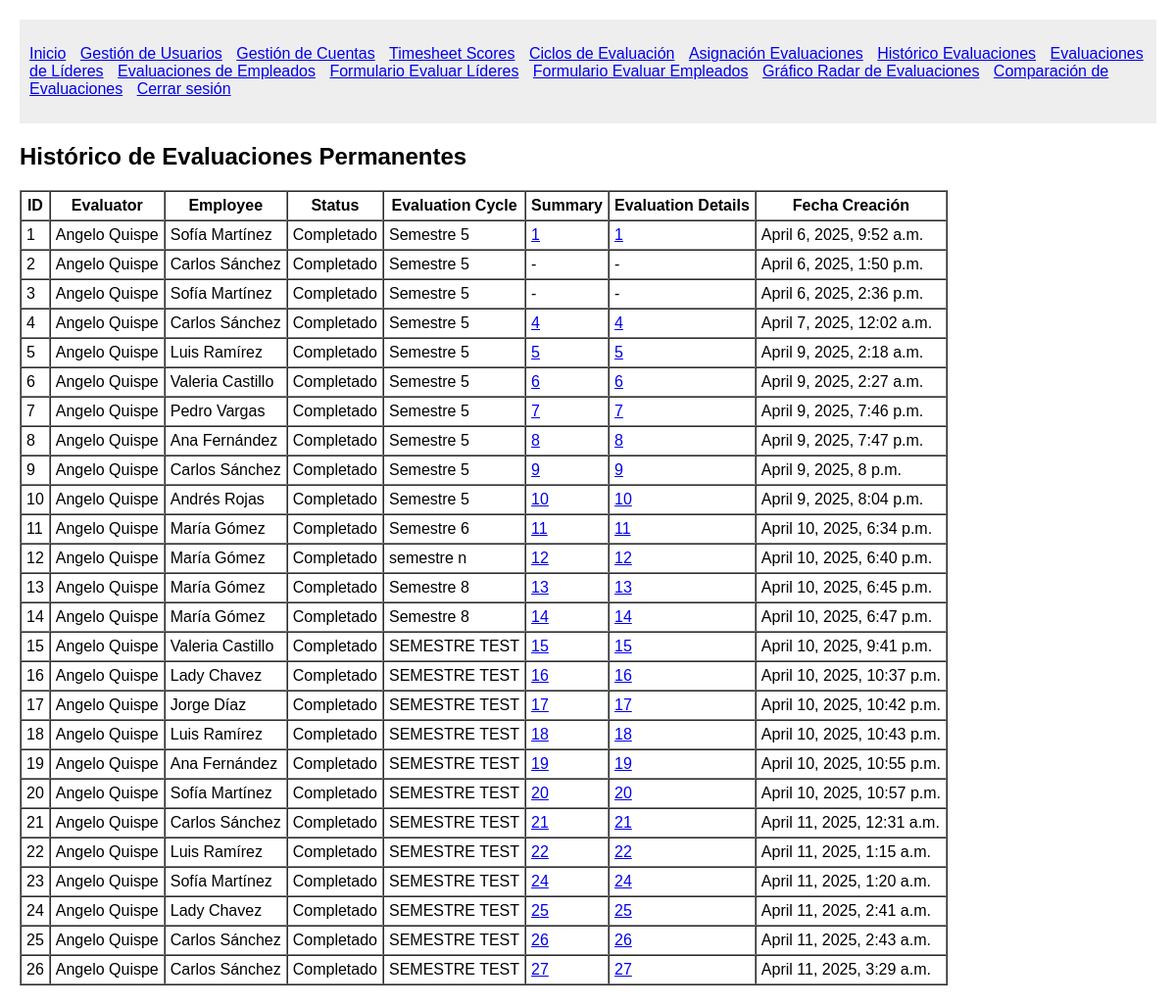
The page /permanent_assignments/ (signed in) on the database as committed earlier.
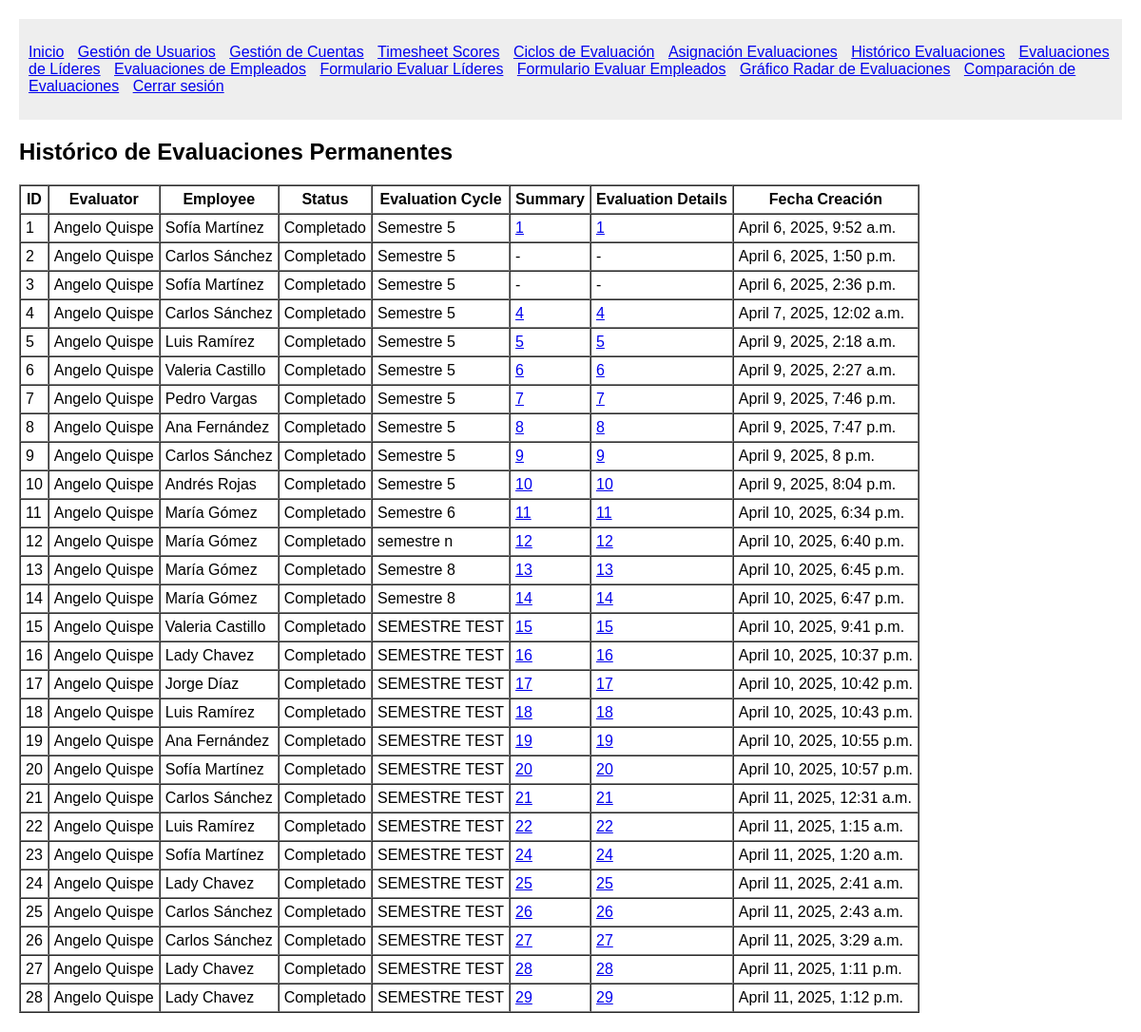
The same page on the database as committed later.
### System/models.py (models this page shows)
class Permanent_EvaluationAssignment(models.Model):
    evaluator = models.ForeignKey(Usuario, on_delete=models.CASCADE, related_name='permanent_evaluator_assignments')
    employee = models.ForeignKey(Usuario, on_delete=models.CASCADE, related_name='permanent_employee_assignments')
    status = models.CharField(max_length=50)
    created_at = models.DateTimeField(auto_now_add=True)
    summary = models.ForeignKey(Summary, on_delete=models.CASCADE, null=True, blank=True)
    evaluation_details = models.ForeignKey(EvaluationDetails, on_delete=models.CASCADE, null=True, blank=True)
    evaluation_cycle = models.CharField(max_length=50)

class Usuario(models.Model):
    first_name = models.CharField(max_length=50)
    middle_name = models.CharField(max_length=50, blank=True, null=True)
    last_name = models.CharField(max_length=50)
    second_last_name = models.CharField(max_length=50, blank=True, null=True)
    user_type = models.CharField(max_length=50)
    position = models.ForeignKey(Position, on_delete=models.PROTECT)

class Summary(models.Model):
    employee = models.ForeignKey(Usuario, on_delete=models.CASCADE, related_name='employee_summaries')
    evaluator = models.ForeignKey(Usuario, on_delete=models.CASCADE, related_name='evaluator_summaries')
    R = models.FloatField() # Ponderado Responsabilidades de la posición
    L = models.FloatField(blank=True, null=True) # Ponderado Responsabilidades por liderazgo
    H = models.FloatField() # Ponderado Habilidades
    E = models.FloatField() # Ponderado Enfoque
    C = models.FloatField() # Ponderado Competencia Técnica
    M = models.FloatField() # Ponderado Metas y Resultados
    V = models.FloatField() # Ponderado Valores Corporativos
    final_score = models.FloatField() # Suma de ponderados
    performance_level = models.CharField(max_length=50)
    evaluation_type = models.CharField(max_length=50)
    created_at = models.DateTimeField(auto_now_add=True)
    position = models.ForeignKey(Position, on_delete=models.PROTECT)

class EvaluationDetails(models.Model):
    R1 = models.IntegerField()
    R2 = models.IntegerField()
    R3 = models.IntegerField()
    R4 = models.IntegerField()
    R5 = models.IntegerField()
    R_comments = models.TextField(blank=True, null=True)
    L1 = models.IntegerField(blank=True, null=True)
    L2 = models.IntegerField(blank=True, null=True)
    L3 = models.IntegerField(blank=True, null=True)
    L4 = models.IntegerField(blank=True, null=True)
    L5 = models.IntegerField(blank=True, null=True)
    L_comments = models.TextField(blank=True, null=True)
    H1 = models.IntegerField()
    H2 = models.IntegerField()
    H3 = models.IntegerField()
    H4 = models.IntegerField()
    H5 = models.IntegerField()
    H_comments = models.TextField(blank=True, null=True)
    E1 = models.IntegerField()
    E2 = models.IntegerField()
    E3 = models.IntegerField()
    E4 = models.IntegerField()
    E_comments = models.TextField(blank=True, null=True)
    C1 = models.IntegerField()
    C2 = models.IntegerField()
    C3 = models.IntegerField()
    C4 = models.IntegerField()
    C5 = models.IntegerField()
    C6 = models.IntegerField()
    C_comments = models.TextField(blank=True, null=True)
    M1 = models.IntegerField()
    M2 = models.IntegerField()
    M_comments = models.TextField(blank=True, null=True)
    V1 = models.IntegerField()
    V2 = models.IntegerField()
    V3 = models.IntegerField()
    V4 = models.IntegerField()
    V5 = models.IntegerField()
    V_comments = models.TextField(blank=True, null=True)
    final_comments = models.TextField(blank=True, null=True)

### System/views.py (the view)
# urls.py: path('permanent_assignments/', views.list_permanent_assignments, name='list_permanent_assignments'),
@login_required
def list_permanent_assignments(request):
    assignments = Permanent_EvaluationAssignment.objects.all()
    return render(request, 'System/manage_permanent_assignments.html', {'assignments': assignments})

### System/views.py (called while the page is built)
def login_required(view_func):
    @wraps(view_func)
    def wrapped_view(request, *args, **kwargs):
        if not request.session.get('user_id'):
            return redirect('login')
        return view_func(request, *args, **kwargs)
    return wrapped_view

### System/templates/System/manage_permanent_assignments.html (shortened to what this page needs)
{% extends 'System/base.html' %}
{% load static %}
{% block content %}
    <h2>Histórico de Evaluaciones Permanentes</h2>
    <table border="1" cellspacing="0" cellpadding="5">
        <thead>
            <tr>
                <th>ID</th>
                <th>Evaluator</th>
                <th>Employee</th>
                <th>Status</th>
                <th>Evaluation Cycle</th>
                <th>Summary</th>
                <th>Evaluation Details</th>
                <th>Fecha Creación</th>
            </tr>
        </thead>
        <tbody>
            {% for assign in assignments %}
                <tr>
                    <td>{{ assign.id }}</td>
                    <td>{{ assign.evaluator.first_name }} {{ assign.evaluator.last_name }}</td>
                    <td>{{ assign.employee.first_name }} {{ assign.employee.last_name }}</td>
                    <td>{{ assign.status }}</td>
                    <td>{{ assign.evaluation_cycle }}</td>
                    <td>
                        {% if assign.summary %}
                            <a href="{% url 'detail_summary' assign.summary.id %}">{{ assign.summary.id }}</a>
                        {% else %}
                            -
                        {% endif %}
                    </td>
                    <td>
                        {% if assign.evaluation_details %}
                            <a href="{% url 'detail_evaluation_details' assign.evaluation_details.id %}">{{ assign.evaluation_details.id }}</a>
                        {% else %}
                            -
                        {% endif %}
                    </td>
                    <td>{{ assign.created_at }}</td>
                </tr>
            {% empty %}
                <tr>
                    <td colspan="8">No hay registros históricos.</td>
                </tr>
            {% endfor %}
        </tbody>
    </table>
{% endblock %}

### System/templates/System/base.html (shortened to what this page needs)
{% load static %}
<!DOCTYPE html>
<html>
<head>
    <link rel="stylesheet" href="{% static 'css/styles.css' %}">
</head>
<body>
    <nav>
        <ul>
            <li><a href="{% url 'home' %}">Inicio</a></li>
            <li><a href="{% url 'manage_users' %}">Gestión de Usuarios</a></li>
            <li><a href="{% url 'list_accounts' %}">Gestión de Cuentas</a></li>
            <li><a href="{% url 'list_timesheets' %}">Timesheet Scores</a></li>
            <li><a href="{% url 'list_evaluation_cycles' %}">Ciclos de Evaluación</a></li>
            <li><a href="{% url 'list_temp_assignments' %}">Asignación Evaluaciones</a></li>
            <li><a href="{% url 'list_permanent_assignments' %}">Histórico Evaluaciones</a></li>
            <li><a href="{% url 'leaders_evaluations' %}">Evaluaciones de Líderes</a></li>
            <li><a href="{% url 'employees_evaluations' %}">Evaluaciones de Empleados</a></li>
            <li><a href="{% url 'evaluate_leaders' %}">Formulario Evaluar Líderes</a></li>
            <li><a href="{% url 'evaluate_employees' %}">Formulario Evaluar Empleados</a></li>
            <li><a href="{% url 'radar_chart_summary' %}">Gráfico Radar de Evaluaciones</a></li>
            <li><a href="{% url 'bar_chart_comparison' %}">Comparación de Evaluaciones</a></li>
            <li><a href="{% url 'logout' %}">Cerrar sesión</a></li>
        </ul>
    </nav>
    {% block content %}
    {% endblock %}
</body>
</html>

### System/static/css/styles.css (style rules this page uses)
body { font-family: Arial, sans-serif; margin: 20px; }
nav { background-color: #eee; padding: 10px; }
nav ul { list-style: none; padding: 0; }
nav ul li { display: inline; margin-right: 10px; }

Rows that differ between the two databases and show on the page:
added Permanent_EvaluationAssignment: id "27", evaluator.first_name "Angelo", evaluator.last_name "Quispe", employee.first_name "Lady", employee.last_name "Chavez", status "Completado", evaluation_cycle "SEMESTRE TEST", summary.id "28", evaluation_details.id "28", created_at "April 11, 2025, 1:11 p.m."
added Permanent_EvaluationAssignment: id "28", evaluator.first_name "Angelo", evaluator.last_name "Quispe", employee.first_name "Lady", employee.last_name "Chavez", status "Completado", evaluation_cycle "SEMESTRE TEST", summary.id "29", evaluation_details.id "29", created_at "April 11, 2025, 1:12 p.m."
